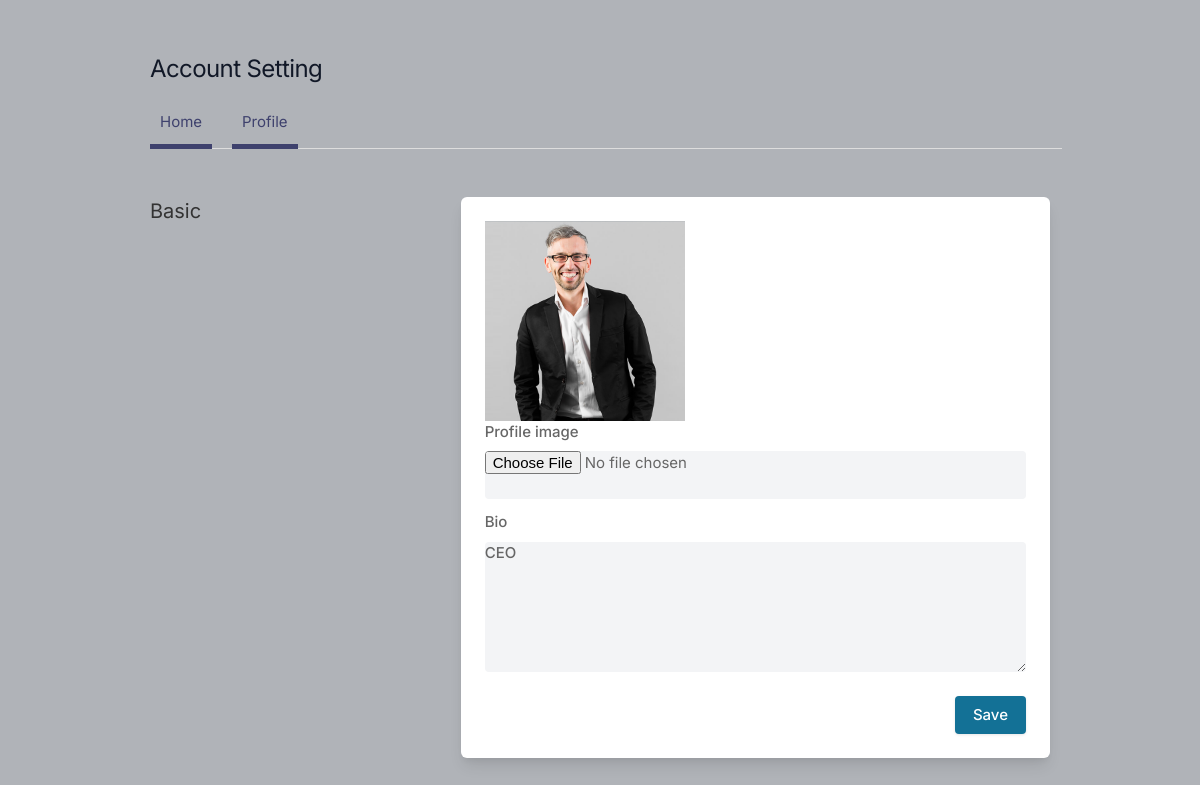
/settings/ (signed in), run on the app's committed database.
### core/models.py (models this page shows, shortened)
class Profile (models.Model):
    user = models.ForeignKey(user,on_delete=models.CASCADE)
    id_user = models.IntegerField()
    pro_image = models.ImageField(upload_to='pro_images',default='book-icon.png')
    bio = models.TextField(max_length='1000',blank=True)

### core/views.py (the view, shortened to what this page needs)
@login_required(login_url='signin')
def settings(request):
    user_profile = Profile.objects.get(user = request.user)
    return render(request,'setting.html',{'user_profile':user_profile})

### templates/setting.html (shortened to what this page needs)
{% load static %}
<!DOCTYPE html>
<html lang="en">
<head>
    <link rel="stylesheet" href="{% static 'assets/css/icons.css' %}">
    <link rel="stylesheet" href="{% static 'assets/css/uikit.css' %}">
    <link rel="stylesheet" href="{% static 'assets/css/style.css' %}">
    <link rel="stylesheet" href="{% static 'assets/css/tailwind.css' %}">
</head>
<body>
            <div class="container m-auto">
                <h1 class="text-2xl leading-none text-gray-900 tracking-tight mt-3"> Account Setting </h1>
                <ul class="mt-5 -mr-3 flex-nowrap lg:overflow-hidden overflow-x-scroll uk-tab">
                    <li class="uk-active"><a href="/home">Home</a></li>
                    <li class="uk-active"><a href="/profile">Profile</a></li>
                </ul>
                <div class="grid lg:grid-cols-3 mt-12 gap-8">
                    <div>
                        <h3 class="text-xl mb-2"> Basic</h3>
                    </div>
                    <div class="bg-white rounded-md lg:shadow-lg shadow col-span-2">
                    <form action = "#" method='Post' enctype="multipart/form-data">
                       <div class="grid grid-cols-2 gap-3 lg:p-6 p-4">
                            <div class="col-span-2">
                                <img width = 200 height = 150 src="{{user_profile.pro_image.url}}">
                                <label for=""> Profile image</label>
                                <input type="file"  name='image' class="shadow-none bg-gray-100">
                            </div>
                            <div class="col-span-2">
                                <label for="about">Bio</label>
                                <textarea id="about" name="bio" rows="3"  class="shadow-none bg-gray-100">{{user_profile.bio}}</textarea>
                            </div>
                       </div>
                       <div class="bg-gray-10 p-6 pt-0 flex justify-end space-x-3">
                           <button type="submit" class="button bg-blue-700"> Save </button>
                       </div>
                    </div>
                    </div>
                    <br>
                </div>
</body>
</html>

### static/assets/css/style.css (style rules this page uses)
body { background-color: #B0B3B8!important; }
button { vertical-align: middle; }
span.button, button.button { background-color: #137196; top: 0; color: #fff; position: relative; padding: 8px 18px; line-height: 22px; position: relative; font-weight: 500; font-size: 15px; display: inline-block; -webkit-transition: all 0.2s ease-in-out; transition: all 0.2s ease-in-out; cursor: pointer; overflow: hidden; border: none; border-radius: 4px; -webkit-box-shadow: 0 1px 3px rgba(0, 0, 0, 0.1); box-shadow: 0 1px 3px rgba(0, 0, 0, 0.1); }
input { height: 48px; line-height: 48px; padding: 0 20px; outline: none; font-size: 15px; color: #808080; max-width: 100%; width: 100%; -webkit-box-sizing: border-box; box-sizing: border-box; display: block; font-weight: 400; opacity: 1; border-radius: 4px; border: none; -webkit-box-shadow: 0 1px 4px 0px rgba(0, 0, 0, 0.12); box-shadow: 0 1px 4px 0px rgba(0, 0, 0, 0.12); }
textarea { height: 48px; line-height: 48px; padding: 0 20px; outline: none; font-size: 15px; color: #808080; margin: 0 0 16px 0; max-width: 100%; width: 100%; -webkit-box-sizing: border-box; box-sizing: border-box; display: block; background-color: #fff; font-weight: 500; opacity: 1; border-radius: 4px; border: none; -webkit-box-shadow: 0 1px 4px 0px rgba(0, 0, 0, 0.12); box-shadow: 0 1px 4px 0px rgba(0, 0, 0, 0.12); }
input { -webkit-transition: all 0.1s ease-in-out; transition: all 0.1s ease-in-out; }
::placeholder { color: #808080; opacity: 1; }
textarea { height: auto; line-height: 27px; padding: 20px; min-height: 130px; -webkit-transition: none !important; transition: none !important; min-width: 100%; }
label, legend { display: block; font-weight: bold; font-size: 15px; font-weight: 500; margin-bottom: 8px; }
button { border: none; margin: 0; padding: 0; width: auto; overflow: visible; background: transparent; color: inherit; font: inherit; line-height: normal; cursor: pointer; }
a { color: #137196; -webkit-transition: 0.3s; transition: 0.3s; outline: none !important; }
button { outline: none !important; }
img { max-width: 100%; }
body { color: #666; font-size: 15px; line-height: 27px; background-color: #f0f2f5; font-family: "Inter", sans-serif; text-transform: none; }
h1, h2, h3, h4, h5, h6 { font-family: "Inter", sans-serif; text-transform: none; }
textarea, select { font-family: "Inter", sans-serif; text-transform: none; }
button, body .pac-container { font-family: "Inter", sans-serif; text-transform: none; }
h1, h2, h3, h4, h5, h6 { color: #333; font-weight: 500; margin: 0; padding: 0; }
h1 { font-size: 32px; }
h3 { font-size: 22px; }
@media (min-width: 1024px) { .container { max-width: 900px !important; padding-top: 45px; } }
.shadow-none { -webkit-box-shadow: none !important; box-shadow: none !important; }

### data on the page
Profile: pro_image (picture), bio "CEO"
